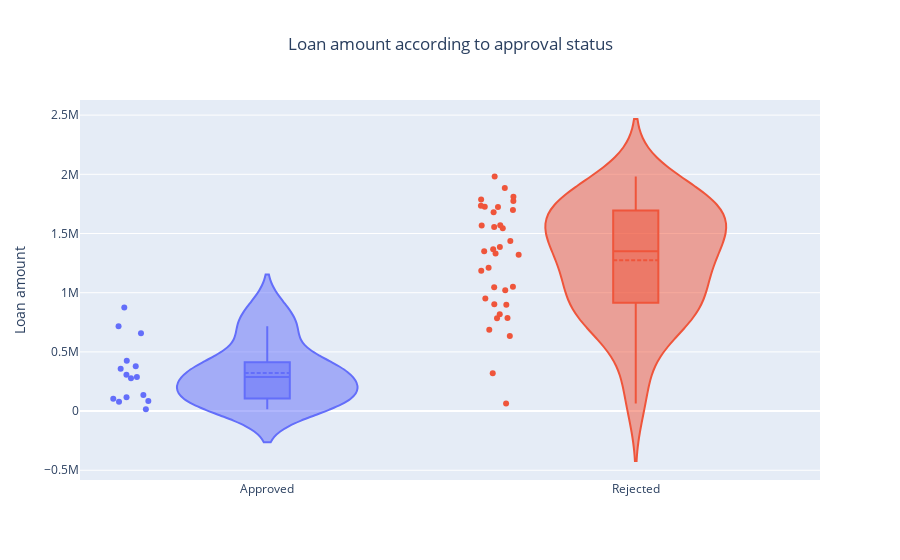

Notebook code cell kept with this figure:
### Markdown cell above
VIOLON

### Code cell
subplot_titles = ['Approved', 'Rejected']
select_decision_approval_status = [select_approved_decision, select_rejected_decision]
get_decision_value = [get_decision_amount, get_decision_amount]
fig = go.Figure()
for idx, approval in enumerate(select_decision_approval_status):
    fig.add_trace(go.Violin(y=datasink.query(approval)[get_decision_amount],
                            name=subplot_titles[idx],
                            box_visible=True,
                            meanline_visible=True,
                            points='all'
                            ))

fig.update_yaxes(title_text='Loan amount')

fig.update_layout(
    barmode='stack', 
    showlegend=False,
    title={'text': f"Loan amount according to approval status",
          'x':0.5,
          'xanchor': 'center'
    })

fig.show()

### Figure 1 — Plotly figure (JSON) as saved in the notebook; plotly's stock layout.template omitted (floating-point values rounded to 4 significant figures)
{"data": [{"box": {"visible": true}, "meanline": {"visible": true}, "name": "Approved", "points": "all", "type": "violin", "y": [424711, 78014, 307589, 103722, 357678, 116884, 874420, 135578, 277071, 715861, 286946, 16073, 378476, 85131, 656721]}, {"box": {"visible": true}, "meanline": {"visible": true}, "name": "Rejected", "points": "all", "type": "violin", "y": [783440, 1787385, 1733494, 1350004, 1210944, 902185, 1724869, 1436739, 1020754, 63800, 1050339, 898085, 687502, 1809936, 950430, 1884774, 633400, 318885, 786937, 1543906, 1320116, 1981792, 1185839, 1726687, 1555481, 1568197, 1568734, 1367437, 1775006, 1045307, 1330334, 1680416, 1385261, 818698, 1698942]}], "layout": {"autosize": true, "barmode": "stack", "showlegend": false, "title": {"text": "Loan amount according to approval status", "x": 0.5, "xanchor": "center"}, "xaxis": {"autorange": true, "range": [-0.5057, 1.5], "type": "category"}, "yaxis": {"autorange": true, "range": [-582100.0, 2628000.0], "title": {"text": "Loan amount"}, "type": "linear"}}}
